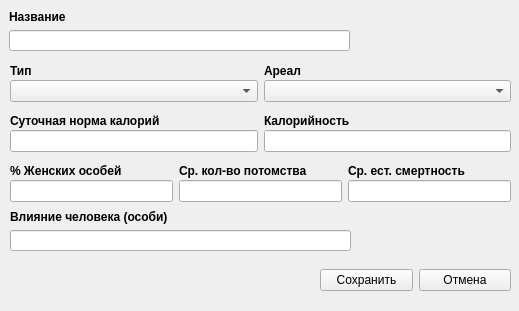
<?xml version="1.0" encoding="UTF-8"?>
<ui version="4.0">
 <class>AddAnimal</class>
 <widget class="QWidget" name="AddAnimal">
  <property name="geometry">
   <rect>
    <x>0</x>
    <y>0</y>
    <width>519</width>
    <height>311</height>
   </rect>
  </property>
  <property name="windowTitle">
   <string>Добавление популяции</string>
  </property>
  <widget class="QWidget" name="verticalLayoutWidget">
   <property name="geometry">
    <rect>
     <x>9</x>
     <y>10</y>
     <width>341</width>
     <height>41</height>
    </rect>
   </property>
   <layout class="QVBoxLayout" name="verticalLayout">
    <item>
     <widget class="QLabel" name="label">
      <property name="font">
       <font>
        <weight>75</weight>
        <bold>true</bold>
       </font>
      </property>
      <property name="text">
       <string>Название</string>
      </property>
     </widget>
    </item>
    <item>
     <widget class="QLineEdit" name="nameEdit"/>
    </item>
   </layout>
  </widget>
  <widget class="QWidget" name="horizontalLayoutWidget">
   <property name="geometry">
    <rect>
     <x>10</x>
     <y>60</y>
     <width>501</width>
     <height>21</height>
    </rect>
   </property>
   <layout class="QHBoxLayout" name="horizontalLayout">
    <item>
     <widget class="QLabel" name="label_2">
      <property name="font">
       <font>
        <weight>75</weight>
        <bold>true</bold>
       </font>
      </property>
      <property name="text">
       <string>Тип</string>
      </property>
     </widget>
    </item>
    <item>
     <widget class="QLabel" name="label_3">
      <property name="font">
       <font>
        <weight>75</weight>
        <bold>true</bold>
       </font>
      </property>
      <property name="text">
       <string>Ареал</string>
      </property>
     </widget>
    </item>
   </layout>
  </widget>
  <widget class="QWidget" name="horizontalLayoutWidget_2">
   <property name="geometry">
    <rect>
     <x>10</x>
     <y>80</y>
     <width>501</width>
     <height>22</height>
    </rect>
   </property>
   <layout class="QHBoxLayout" name="horizontalLayout_2">
    <item>
     <widget class="QComboBox" name="typeComboBox"/>
    </item>
    <item>
     <widget class="QComboBox" name="areaComboBox"/>
    </item>
   </layout>
  </widget>
  <widget class="QWidget" name="horizontalLayoutWidget_3">
   <property name="geometry">
    <rect>
     <x>10</x>
     <y>110</y>
     <width>501</width>
     <height>21</height>
    </rect>
   </property>
   <layout class="QHBoxLayout" name="horizontalLayout_3">
    <item>
     <widget class="QLabel" name="label_4">
      <property name="font">
       <font>
        <weight>75</weight>
        <bold>true</bold>
       </font>
      </property>
      <property name="text">
       <string>Суточная норма калорий</string>
      </property>
     </widget>
    </item>
    <item>
     <widget class="QLabel" name="label_5">
      <property name="font">
       <font>
        <weight>75</weight>
        <bold>true</bold>
       </font>
      </property>
      <property name="text">
       <string>Калорийность</string>
      </property>
     </widget>
    </item>
   </layout>
  </widget>
  <widget class="QWidget" name="horizontalLayoutWidget_4">
   <property name="geometry">
    <rect>
     <x>10</x>
     <y>130</y>
     <width>501</width>
     <height>22</height>
    </rect>
   </property>
   <layout class="QHBoxLayout" name="horizontalLayout_4">
    <item>
     <widget class="QLineEdit" name="normEdit"/>
    </item>
    <item>
     <widget class="QLineEdit" name="calEdit"/>
    </item>
   </layout>
  </widget>
  <widget class="QWidget" name="horizontalLayoutWidget_5">
   <property name="geometry">
    <rect>
     <x>10</x>
     <y>160</y>
     <width>501</width>
     <height>21</height>
    </rect>
   </property>
   <layout class="QHBoxLayout" name="horizontalLayout_5">
    <item>
     <widget class="QLabel" name="label_6">
      <property name="font">
       <font>
        <weight>75</weight>
        <bold>true</bold>
       </font>
      </property>
      <property name="text">
       <string>% Женских особей</string>
      </property>
     </widget>
    </item>
    <item>
     <widget class="QLabel" name="label_7">
      <property name="font">
       <font>
        <weight>75</weight>
        <bold>true</bold>
       </font>
      </property>
      <property name="text">
       <string>Ср. кол-во потомства</string>
      </property>
     </widget>
    </item>
    <item>
     <widget class="QLabel" name="label_8">
      <property name="font">
       <font>
        <weight>75</weight>
        <bold>true</bold>
       </font>
      </property>
      <property name="text">
       <string>Ср. ест. смертность</string>
      </property>
     </widget>
    </item>
   </layout>
  </widget>
  <widget class="QWidget" name="horizontalLayoutWidget_6">
   <property name="geometry">
    <rect>
     <x>10</x>
     <y>180</y>
     <width>501</width>
     <height>22</height>
    </rect>
   </property>
   <layout class="QHBoxLayout" name="horizontalLayout_6">
    <item>
     <widget class="QLineEdit" name="femaleEdit"/>
    </item>
    <item>
     <widget class="QLineEdit" name="childEdit"/>
    </item>
    <item>
     <widget class="QLineEdit" name="deathEdit"/>
    </item>
   </layout>
  </widget>
  <widget class="QWidget" name="verticalLayoutWidget_2">
   <property name="geometry">
    <rect>
     <x>10</x>
     <y>210</y>
     <width>341</width>
     <height>41</height>
    </rect>
   </property>
   <layout class="QVBoxLayout" name="verticalLayout_2">
    <item>
     <widget class="QLabel" name="label_9">
      <property name="font">
       <font>
        <weight>75</weight>
        <bold>true</bold>
       </font>
      </property>
      <property name="text">
       <string>Влияние человека (особи)</string>
      </property>
     </widget>
    </item>
    <item>
     <widget class="QLineEdit" name="humanEdit"/>
    </item>
   </layout>
  </widget>
  <widget class="QWidget" name="horizontalLayoutWidget_7">
   <property name="geometry">
    <rect>
     <x>320</x>
     <y>260</y>
     <width>191</width>
     <height>41</height>
    </rect>
   </property>
   <layout class="QHBoxLayout" name="horizontalLayout_7">
    <item>
     <widget class="QPushButton" name="saveButton">
      <property name="text">
       <string>Сохранить</string>
      </property>
     </widget>
    </item>
    <item>
     <widget class="QPushButton" name="cancelButton">
      <property name="text">
       <string>Отмена</string>
      </property>
     </widget>
    </item>
   </layout>
  </widget>
 </widget>
 <resources/>
 <connections/>
</ui>
